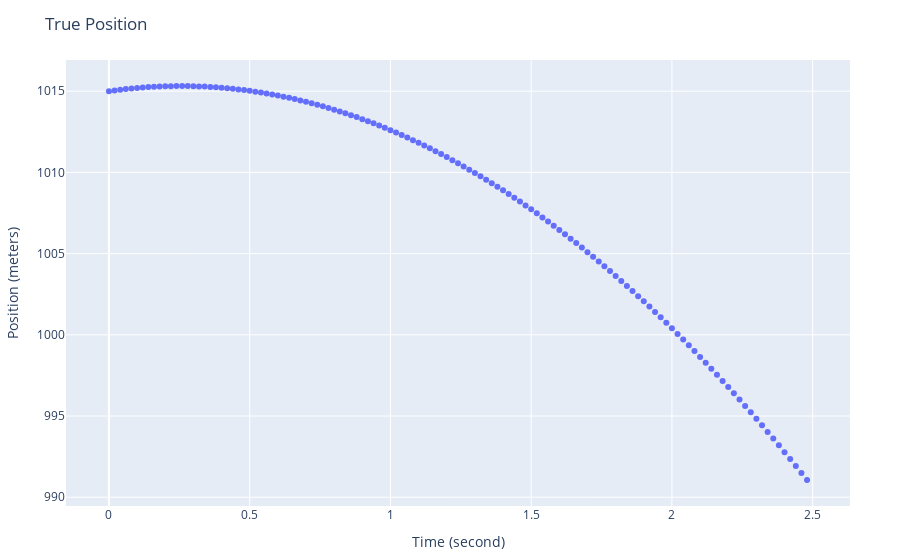

This figure's notebook cell:
### Code cell
time_axis_sec = [delta_time_sec * (t-1) for t in 1:time_steps]

plot(
    scatter(
        mode="markers",
        x=time_axis_sec,
        y=true_state_fcn_time[1, :],
        name="True Position"
    ),
    Layout(
        title="True Position",
        xaxis_title="Time (second)",
        yaxis_title="Position (meters)",
        legend_title="Legend Title",
    ),
    config=PlotConfig(scrollZoom=true)
)
